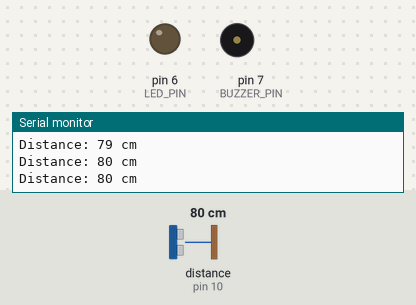
Recording of a sketch running on a simulated Arduino Uno, built with avr-gcc and run on an emulated ATmega328P. Parts: output pins drawn as LEDs (lit = HIGH), buzzer (waves = sounding), the last lines printed to the serial monitor. Wiring (inferred from the names in the program): ultrasonic range finder: trigger pin 9; echo pin 10. The inputs (shaded band) are chosen by the test bench; at power-on: distance to the obstacle (sensor on pin 10) 80 cm. The echo pulse lasts 58.3 µs per cm; pins used as bus, display or sensor lines are not drawn.

Above: at 1.4 s.
1.5 s: distance to the obstacle (sensor on pin 10) set to 56 cm
4.7 s: distance to the obstacle (sensor on pin 10) set to 45 cm
At 5.01 s:
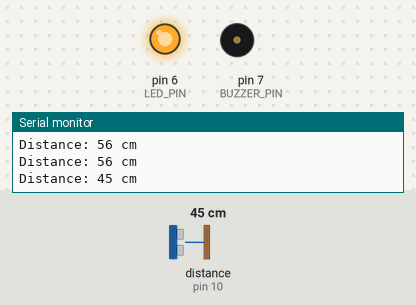
7.9 s: distance to the obstacle (sensor on pin 10) set to 24 cm
11.1 s: distance to the obstacle (sensor on pin 10) set to 19 cm
At 12.3 s:
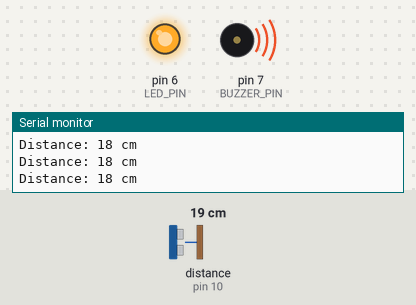
12.6 s: distance to the obstacle (sensor on pin 10) set to 35 cm
At 12.86 s:
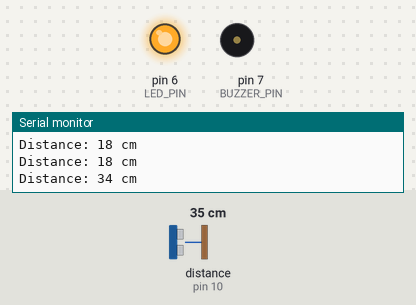
15.8 s: distance to the obstacle (sensor on pin 10) set to 2 cm
Timing chart, 0 to 18.3 s (numbered marks = the images above; inputs shaded):
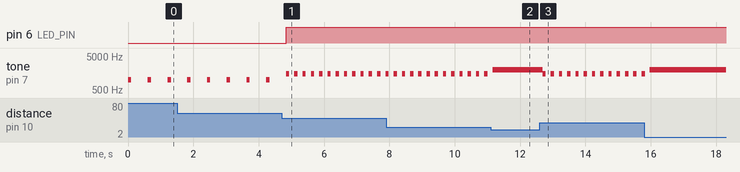

The sketch:

SmartBlindStick.ino
```cpp
#define TRIG_PIN 9
#define ECHO_PIN 10
#define LED_PIN 6
#define BUZZER_PIN 7

unsigned long duration;
int distance;

void setup() {
  pinMode(TRIG_PIN, OUTPUT);
  pinMode(ECHO_PIN, INPUT);
  pinMode(LED_PIN, OUTPUT);
  pinMode(BUZZER_PIN, OUTPUT);

  Serial.begin(9600);
}

void loop() {
  // Trigger the ultrasonic sensor
  digitalWrite(TRIG_PIN, LOW);
  delayMicroseconds(2);

  digitalWrite(TRIG_PIN, HIGH);
  delayMicroseconds(10);
  digitalWrite(TRIG_PIN, LOW);

  // Measure the echo with a timeout
  duration = pulseIn(ECHO_PIN, HIGH, 30000UL);

  if (duration == 0) {
    // No valid echo
    digitalWrite(LED_PIN, LOW);
    noTone(BUZZER_PIN);
    Serial.println("No echo detected");
    delay(100);
    return;
  }

  // Calculate distance in centimeters
  distance = duration * 0.0343 / 2;

  Serial.print("Distance: ");
  Serial.print(distance);
  Serial.println(" cm");

  if (distance <= 20) {
    // Very close obstacle
    digitalWrite(LED_PIN, HIGH);
    tone(BUZZER_PIN, 2000);
    delay(100);
  }
  else if (distance <= 50) {
    // Nearby obstacle
    digitalWrite(LED_PIN, HIGH);
    tone(BUZZER_PIN, 1500);
    delay(100);
    noTone(BUZZER_PIN);
    delay(150);
  }
  else if (distance <= 100) {
    // Obstacle farther away
    digitalWrite(LED_PIN, LOW);
    tone(BUZZER_PIN, 1000);
    delay(100);
    noTone(BUZZER_PIN);
    delay(500);
  }
  else {
    // No obstacle within 1 metre
    digitalWrite(LED_PIN, LOW);
    noTone(BUZZER_PIN);
    delay(100);
  }
}
```

Measured:
- the behaviour switches between 51 and 50 cm on distance to the obstacle (sensor on pin 10) (found by bisection; images 0 and 1)
- the behaviour switches between 22 and 21 cm on distance to the obstacle (sensor on pin 10) (found by bisection; images 1 and 2)
- after the input at 4.7 s, pin 6 (LED_PIN): LOW → HIGH after 0.14 s; tone on pin 7 (BUZZER_PIN): alternates 1500 Hz for 0.10 s and silent for 0.15 s, starting after 0.14 s
- after the input at 12.6 s, tone on pin 7 (BUZZER_PIN): alternates 1500 Hz for 0.10 s and silent for 0.15 s, starting after 0.09 s
- by itself, tone on pin 7 (BUZZER_PIN): alternates 1000 Hz for 0.10 s and silent for 0.50 s
